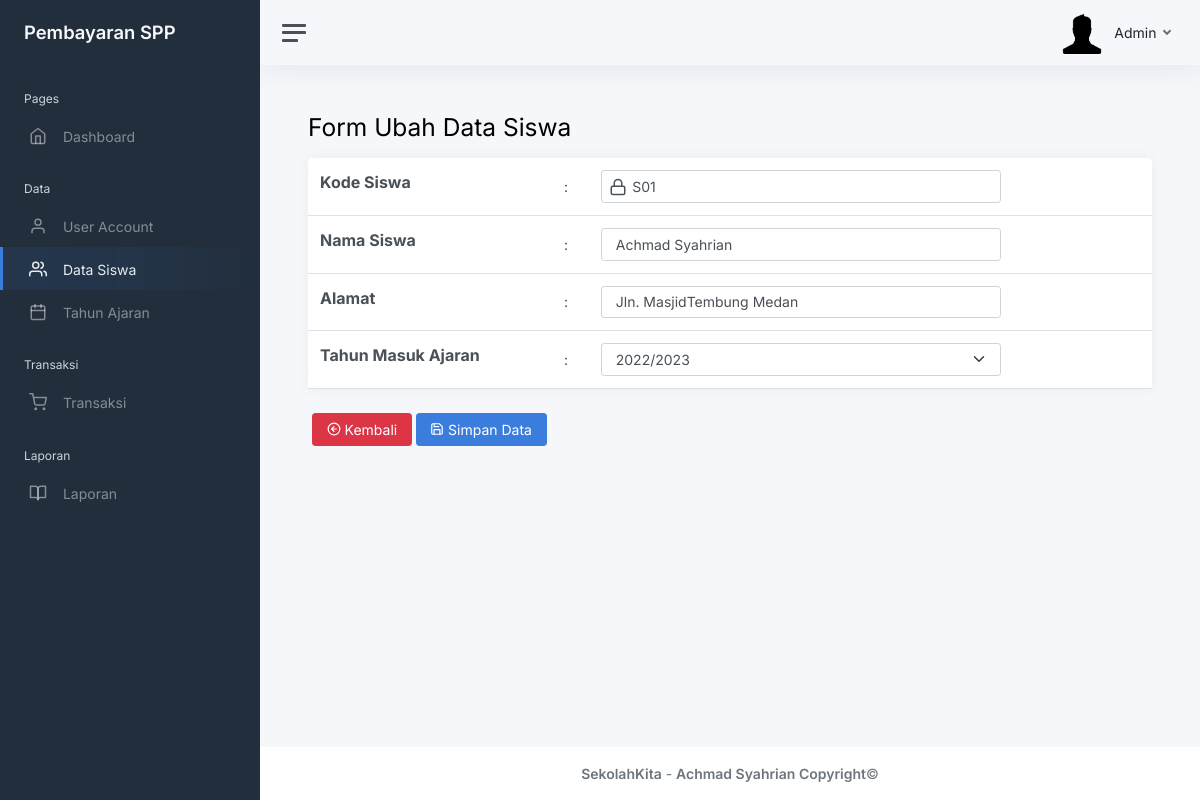
Page /static/pages/data-view/data-siswa/ubah-siswa?id=4 (signed in) on the committed database.
### tables this page shows
CREATE TABLE `data_siswa` (
  `id` int(5) NOT NULL,
  `kode_siswa` varchar(100) NOT NULL,
  `nama_siswa` varchar(50) NOT NULL,
  `alamat_siswa` varchar(50) NOT NULL,
  `tahun_ajaran` varchar(9) NOT NULL
);

### static/pages/functions.php (called while the page is built, shortened)
<?php
$connect = mysqli_connect("localhost", "root", "", "spp_sekolah");
function query($query) {
  global $connect;
  $result = mysqli_query($connect, $query);
  $rows = [];
    while ($row = mysqli_fetch_assoc($result)) {
      $rows[] = $row;
    }
    return $rows;
}
?>

### static/pages/data-view/data-siswa/ubah-siswa.php (the view, shortened to what this page needs)
<?php
require '../../functions.php';
$id = $_GET["id"];
$siswa = query("SELECT * FROM data_siswa WHERE id = $id")[0];
?>
<!DOCTYPE html>
<html lang="en">
<?php
include('../../../partials/head.php');
?>
<body>
	<div class="wrapper">
		<?php
		include('../../../partials/navbar.php');
		?>
		<div class="main">
			<?php
			include('../../../partials/navbar-top.php');
			?>
			<main class="content">
				<div class="container-fluid p-0">
					<h1 class="h2 mb-3 animate__animated animate__fadeInUp animate__fast">Form Ubah Data Siswa</h1>
					<form action="" method="POST">
						<div class="row animate__animated animate__fadeInUp animate__fast">
							<div class="col-12 d-flex ">
								<div class="card flex-fill">
									<table class="table table-hover my-0  table-responsive">
										<tr>
											<th>
												<label for="kode_siswa" style="font-size:16px;">Kode Siswa</label>
											</th>
											<td>:</td>
											<td>
												<div class="icon" style="position:absolute;">
													<i class='align-middle mt-2 ms-2' data-feather='lock'></i>
												</div>
												<input type="text" name="id_siswa" id="kode_siswa" class="form-control" style="width:400px; padding-left:30px;" value="<?= $siswa["kode_siswa"]; ?>" readonly>
											</td>
										</tr>
										<tr>
											<th>
												<label for="nama_siswa" style="font-size:16px;">Nama Siswa</label>
											</th>
											<td>:</td>
											<td>
												<input type="text" name="namaSiswa" id="nama_siswa" class="form-control" style="width:400px;" value="<?= $siswa["nama_siswa"]; ?>">
											</td>
										</tr>
										<tr>
											<th>
												<label for="alamat" style="font-size:16px;">Alamat</label>
											</th>
											<td>:</td>
											<td>
												<input type="text" name="alamat" id="alamat" class="form-control" style="width:400px;" value="<?= $siswa["alamat_siswa"]; ?>">
											</td>
										</tr>
										<tr>
											<th>
												<label for="tahunAjaran" style="font-size:16px;">Tahun Masuk Ajaran</label>
											</th>
											<td>:</td>
											<td>
												<select class="form-select mb-0" name="tahunAjaran" id="tahunAjaran" style="width:400px;">
													<option <?php if ($siswa['tahun_ajaran'] == "2022/2023") {
																	echo 'selected';
																} ?>>2022/2023</option>
												</select>
											</td>
										</tr>
									</table>
								</div>
							</div>
							<div class="card-footer animate__animated animate__fadeInUp animate__slow">
								<h5 class="card-title mb-0 ms-3 text-start">
									<a class="" href="">
										<button name="back" class="btn btn-danger" type="submit">
											<i class='align-middle mb-1' data-feather='arrow-left-circle'></i>
											Kembali
										</button>
										<button name="ubah" class="btn btn-primary" type="submit">
											<i class='align-middle mb-1' data-feather='save'></i>
											Simpan Data
										</button>
									</a>
								</h5>
							</div>
						</div>
					</form>
				</div>
			</main>
			<?php
			include('../../../partials/footer.php');
			?>
		</div>
	</div>
</body>
</html>

### rows in the picture
data_siswa: id_siswa "S01", namaSiswa "Achmad Syahrian", alamat "Jln. MasjidTembung Medan", tahunAjaran "2022/2023"

### other values in the picture
$account "Admin"
